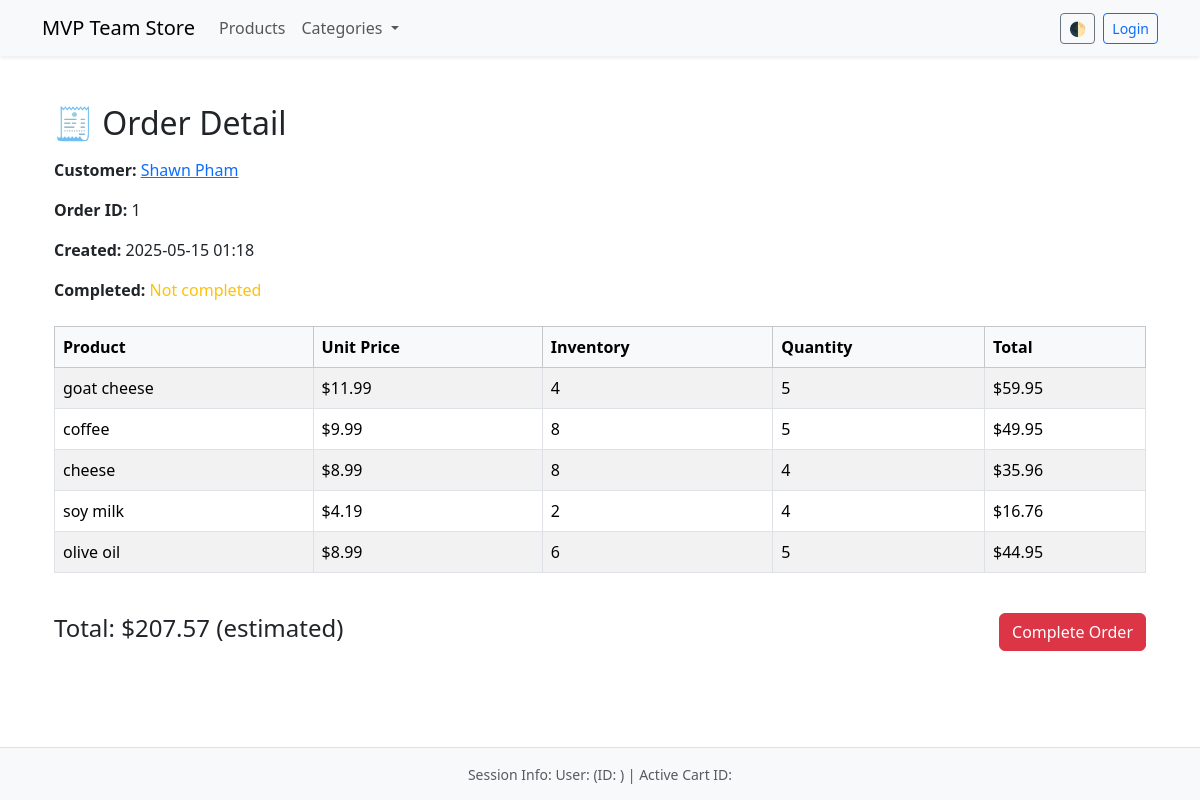
The app's page /orders/1 with its own data.
### models/customer.py (models this page shows, shortened)
class Customer(db.Model, UserMixin):
    __tablename__ = "Customers"
    id = db.mapped_column(db.Integer, primary_key=True)
    github_id = db.mapped_column(db.Integer, nullable=True, unique=True)
    name = db.mapped_column(db.String)
    phone = db.mapped_column(db.String, unique=True)
    email = db.mapped_column(db.String, unique=True, nullable=True)
    active_cart_id = db.mapped_column(db.Integer, nullable=True)
    password = db.mapped_column(db.String, nullable=True)
    is_admin = db.mapped_column(db.Boolean, default=False)
    orders = db.relationship("Order", back_populates="customer")
    coupons = db.relationship(
        "Coupon",
        secondary=customer_coupons,
        back_populates="owners"
    )

### models/order.py (models this page shows, shortened)
class Order(db.Model):
    __tablename__ = "Orders"
    id = db.mapped_column(db.Integer, primary_key=True)
    customer_id = db.mapped_column(db.Integer, db.ForeignKey("Customers.id"))
    created = db.mapped_column(db.DateTime, nullable=False, default=db.func.now())
    completed = db.mapped_column(db.DateTime, nullable=True, default=None)
    amount = db.mapped_column(db.Float(6,2), nullable=True, default=None)
    name = db.mapped_column(db.String(100), nullable=True, default="Untitled Cart")
    items = db.relationship('ProductOrder', back_populates="order")
    customer = db.relationship('Customer', back_populates='orders')
    def estimate(self):
        total = 0
        for item in self.items:
            total += item.quantity * item.product.price
        return float(round(total,2))

### models/productOrder.py (models this page shows, shortened)
class ProductOrder(db.Model):
    __tablename__ = "ProductOrder"
    product_id = db.mapped_column(db.ForeignKey("Products.id"), primary_key=True)
    order_id = db.mapped_column(db.ForeignKey("Orders.id"), primary_key=True)
    quantity = db.mapped_column(db.Integer, nullable=False)
    product = db.relationship('Product', back_populates="order")
    order = db.relationship('Order', back_populates='items')

### models/product.py (models this page shows, shortened)
class Product(db.Model):
    __tablename__ = "Products"
    id = db.mapped_column(db.Integer, primary_key=True)
    name = db.mapped_column(db.String)
    price = db.mapped_column(db.DECIMAL(10, 2))
    available = db.mapped_column(db.Integer, default=0)
    category_id = db.mapped_column(db.Integer, db.ForeignKey("Categories.id"))
    in_season = db.mapped_column(db.Boolean, default=False)
    season_name = db.mapped_column(db.String, db.ForeignKey("Seasons.name"))
    category = db.relationship("Category", back_populates="products")
    order = db.relationship("ProductOrder", back_populates="product")
    season = db.relationship("Season", back_populates="products")

### routes/orders.py (the view)
@orders_bp.route("/<int:order_id>")
def single_order_page(order_id):
    stmt = db.select(Order).where(Order.id == order_id)
    product_order = db.session.execute(stmt).scalar()
    return render_template("order.html", order=product_order)

### templates/order.html
{% extends "base.html" %}
{% block content %}
<div class="container my-4">
    <h2 class="mb-3">🧾 Order Detail</h2>
    <p><strong>Customer:</strong>
        <a href="{{ url_for('customers.customer_detail', id=order.customer_id) }}">
            {{ order.customer.name }}
        </a>
    </p>
    <p><strong>Order ID:</strong> {{ order.id }}</p>
    <p><strong>Created:</strong> {{ order.created.strftime('%Y-%m-%d %H:%M') }}</p>
    <p><strong>Completed:</strong>
        {% if order.completed %}
        {{ order.completed.strftime('%Y-%m-%d %H:%M') }}
        {% else %}
        <span class="text-warning">Not completed</span>
        {% endif %}
    </p>
    <div class="table-responsive my-4">
        <table class="table table-bordered table-striped table-hover align-middle">
            <thead class="table-light">
                <tr>
                    <th>Product</th>
                    <th>Unit Price</th>
                    <th>Inventory</th>
                    <th>Quantity</th>
                    <th>Total</th>
                </tr>
            </thead>
            <tbody>
                {% for productorder in order.items %}
                <tr>
                    <td>{{ productorder.product.name }}</td>
                    <td>${{ "%.2f"|format(productorder.product.price) }}</td>
                    <td>{{ productorder.product.available }}</td>
                    <td>{{ productorder.quantity }}</td>
                    <td>${{ "%.2f"|format(productorder.quantity * productorder.product.price) }}</td>
                </tr>
                {% endfor %}
            </tbody>
        </table>
    </div>
    <div class="d-flex justify-content-between align-items-center">
        <h4>
            Total:
            {% if order.completed %}
            ${{ "%.2f"|format(order.amount) }}
            {% else %}
            ${{ "%.2f"|format(order.estimate()) }} (estimated)
            {% endif %}
        </h4>
        {% if not order.completed %}
        <form method="POST" action="{{ url_for('orders.complete_order', id=order.id) }}">
            <button type="submit" class="btn btn-danger">Complete Order</button>
        </form>
        {% else %}
        <button class="btn btn-success" disabled>Order Completed</button>
        {% endif %}
    </div>
</div>
{% endblock %}

### records on screen
Customer: customer.name "Shawn Pham"
Order: id "1", created "2025-05-15 01:18"
ProductOrder: product.name "goat cheese", product.available "4", quantity "5", productorder.quantity*productorder.product.price "59.95", estimate "207.57"
Product: product.price "11.99"
ProductOrder: product.name "coffee", product.available "8", quantity "5", productorder.quantity*productorder.product.price "49.95"
Product: product.price "9.99"
ProductOrder: product.name "cheese", product.available "8", quantity "4", productorder.quantity*productorder.product.price "35.96"
Product: product.price "8.99"
ProductOrder: product.name "soy milk", product.available "2", quantity "4", productorder.quantity*productorder.product.price "16.76"
Product: product.price "4.19"
ProductOrder: product.name "olive oil", product.available "6", quantity "5", productorder.quantity*productorder.product.price "44.95"
Product: product.price "8.99"
